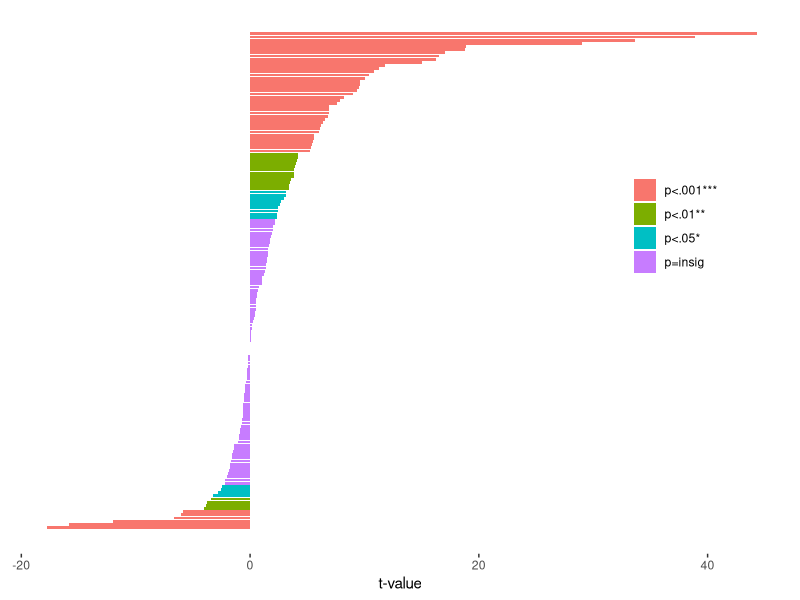

Here is the R script that generated this plot:
############################################################################
###### Turing ToM -- S4 -- Visualisation of t test results - LLM ###########
# This follows same format as script `S4_barplot_VA.r` except this is for LLM and that is for VA

library(tidyverse)

# README: This script takes summary of t test results for Turing test of humans v LLM, by question, 
# which was generated in `S4_update.r`, and visualises it in horizontal bar plot for Fig.3(b) of paper

# Read in summary df, assuming you kept same file structure as on osf
S4t <- read.csv("../data/S4t7.csv") # 157 obs of 4 vars.  

# Reorder to descending by t value and assign new index
S4t1 <- S4t[order(S4t$t, decreasing = TRUE),]
S4t1 <- S4t1 %>% mutate(index = 1:nrow(S4t1))

# And a new column for the pvalue category
S4t1 <- S4t1 %>% 
  mutate(sig = if_else(S4t1$p<.001,'p<.001***',
                       if_else(S4t1$p<.01, 'p<.01**',
                               if_else(S4t1$p<.05, 'p<.05*', 'p=insig'))))

names(S4t1)[2] <- 'Q'

# Generate horizontal bar plot 
plt <- ggplot(S4t1, aes(x=desc(index), y=t, fill=sig)) +
  geom_bar(stat="identity") +
  coord_flip() +
  ylab("t-value ") +
  theme(panel.grid = element_blank(),
        axis.text.y = element_blank(),
        axis.title.y = element_blank(),
        axis.ticks.y = element_blank(),
        panel.background = element_blank(),
        legend.title = element_blank(),
        legend.position = c(0.85,0.6))
plt

# Then save as pdf landscape 3.5 x 4.5 inches

# Now retrieve question text - BUT IS THIS THEN USED ANYWHERE? MAYBE DELETE?
TQs <- read.csv("../data/TQs.csv")
S4q <- merge(S4t1, TQs, by="Q")
S4q <- S4q[order(S4q$t, decreasing = TRUE),]

write.csv(S4q, '../data/S4qllm.csv')
